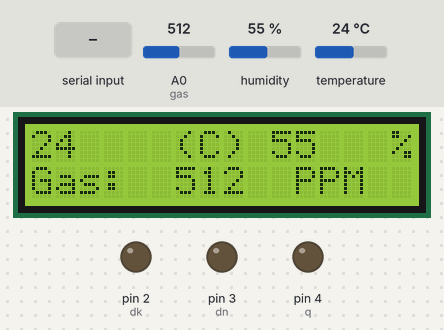
Recording of a sketch running on a simulated Arduino Uno, built with avr-gcc and run on an emulated ATmega328P. Parts: 16×2 character LCD, output pins drawn as LEDs (lit = HIGH). The inputs (shaded band) are chosen by the test bench; at power-on: humidity 55 %, A0 (gas) = 512, temperature 24 °C. What the sketch prints to the serial monitor is not drawn.

Above: at 1.2 s.
1.3 s: "1" received over Serial
At 3.7 s:
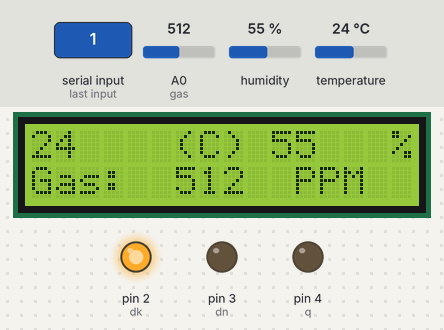
4.0 s: humidity set to 22 %
At 5.6 s:
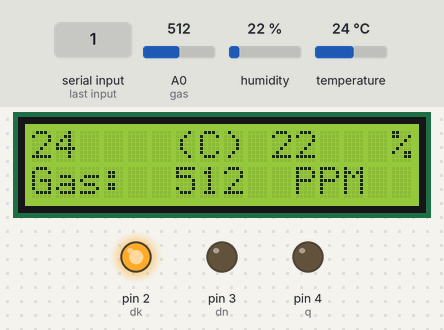
6.4 s: A0 (gas) set to 716
At 7.9 s:
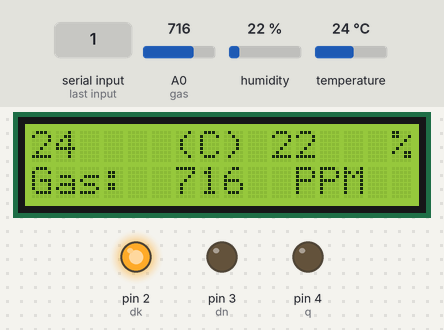
8.2 s: temperature set to 12 °C
At 9.8 s:
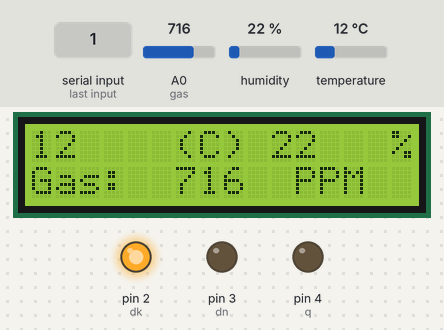
10.5 s: A0 (gas) set to 900
At 11.1 s:
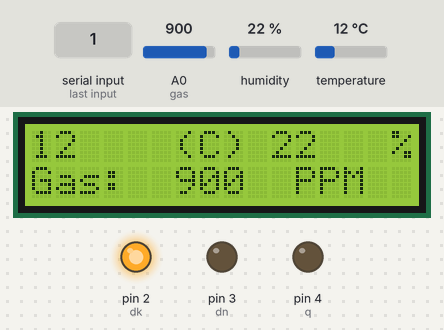
12.1 s: humidity set to 40 %
At 14.1 s:
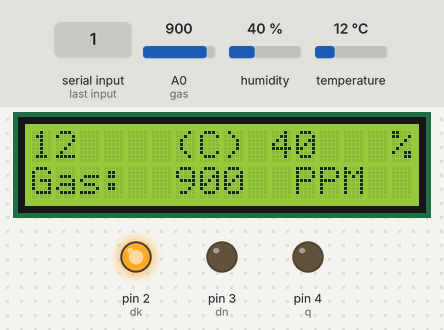
Timing chart, 0 to 15.6 s (numbered marks = the images above; inputs shaded):
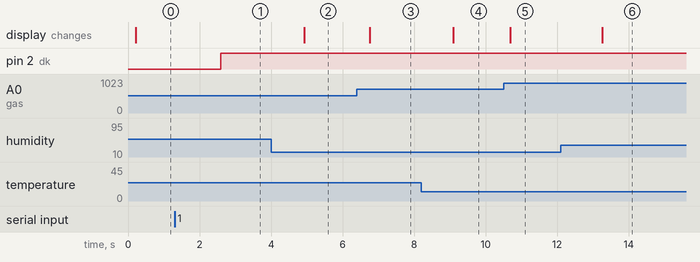

Measured:
- after the input at 1.3 s, pin 2 (dk): LOW → HIGH after 1.3 s
- after the input at 4.0 s, the display: changes after 0.93 s (image 2)
- after the input at 6.4 s, the display: changes after 0.36 s (image 3)
- after the input at 8.2 s, the display: changes after 0.89 s (image 4)
- after the input at 10.5 s, the display: changes after 0.19 s (image 5)
- after the input at 12.1 s, the display: changes after 1.2 s (image 6)

The sketch:

Code_Arduno.ino
```cpp
#include "DHT.h"
#include <SoftwareSerial.h>
#include <Adafruit_Sensor.h>
#include <LiquidCrystal_I2C.h>
SoftwareSerial mySerial(10,11); //RX,TX Cấu hình chân 10 là RX và 11 là TX
#define DHTTYPE DHT11 // Định nghĩa loại cảm biến sử dụng là DHT11
#define DHTPIN 5 // Định nghĩa chân kết nối cảm biến DHT11 là chân 5
LiquidCrystal_I2C lcd(0x27,16,2); // Khai báo biến Lcd (địa chỉ, số cột, số dòng)
#define gas A0 // Định nghĩa chân kết nối cảm biến MQ-02 là chân A0
DHT dht(DHTPIN, DHTTYPE);
int dk = 2;
int dn = 3;
int q = 4;
String string = "";
int t,h,g;
void setup()
{
    pinMode(dk, OUTPUT);
    pinMode(dn, OUTPUT);
    pinMode(q, OUTPUT);
    digitalWrite(dk,LOW);
    digitalWrite(dn,LOW);
    digitalWrite(q,LOW);
    mySerial.begin(115200);
    Serial.begin(9600);
    dht.begin();
    lcd.init(); // Khởi động LCD
    lcd.clear(); // Xóa màn hình
    lcd.backlight(); // Mở đèn
}
void loop()
{
    read_sensor();
    if(Serial.available())
    {
      string = Serial.readString();
      delay(100);
    }
    else
    {
      Serial.print(t);
      Serial.print(":");
      Serial.print(h);
      Serial.print(":");
      Serial.println(g);
      mySerial.print(string.substring(0,1));
      mySerial.print(string.substring(1,2));
      mySerial.println(string.substring(2,3));
    delay(100);
    }


    //In nhiet do ra LCD
    lcd.setCursor(0,0); // Con trỏ ở vị trí cột 0, hàng 0
    lcd.print(t); // In giá trị nhiệt độ
    lcd.setCursor(5,0); // Con trỏ ở vị trí cột 5, hàng 0
    lcd.print(" (C) "); // In chuỗi " (C) "

    //In do am ra LCD
    lcd.setCursor(10,0); // Con trỏ ở vị trí cột 0, hàng 0
    lcd.print(h); // In giá trị nhiệt độ
    lcd.setCursor(15,0); // Con trỏ ở vị trí cột 5, hàng 0
    lcd.print("%"); // In chuỗi " (C) "

    //In khi gas ra LCD
    lcd.setCursor(0,1); // Con trỏ ở vị trí cột 0, hàng 1
    lcd.print("Gas: "); // In ra chuỗi "Gas: "
    lcd.setCursor(6,1); // Con trỏ ở vị trí cột 6, hàng 1
    lcd.print(g); // In giá trị gas

    //Chương trình xóa chèn ký tự cũ trên lcd
    if (g >= 100)
    {
      lcd.setCursor(10,1); // Con trỏ ở vị trí cột 10, hàng 1
      lcd.print(" PPM "); // In chuỗi " PPM "
    }
    else
    {
      lcd.setCursor(8,1); // Con trỏ ở vị trí cột 8, hàng 1
      lcd.print("  PPM "); // In chuỗi "  PPM "
    }

    if(string.substring(0,1)=="1")
      digitalWrite(dk,HIGH);
    else
      digitalWrite(dk,LOW);
    if(string.substring(1,2)=="1")
      digitalWrite(dn,HIGH);
    else
      digitalWrite(dn,LOW);
    if(string.substring(2)=="1")
      digitalWrite(q,HIGH);
    else
      digitalWrite(q,LOW);
    delay(100);
}
void read_sensor()
{
  t = dht.readTemperature(); // đọc giá trị nhiệt độ lưu vào biến t
  h = dht.readHumidity(); // đọc giá trị độ ẩm lưu vào biến h
  g = analogRead(gas); // đọc giá trị từ chân analog A0 và lưu vào biến g
}
```
